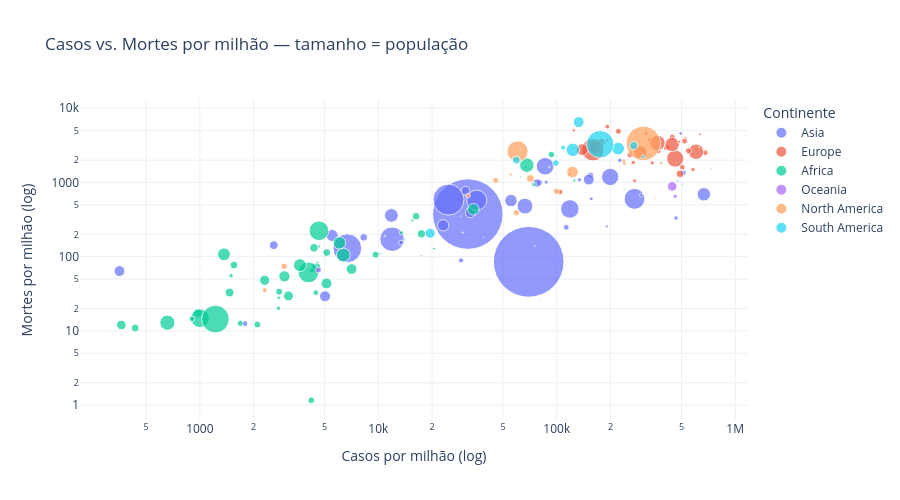

Write notebook code for a chart like this one.
### Markdown cell above
## 7. Gráfico 5 — Casos vs. Mortes (scatter por continente)

### Code cell
fig_scatter = px.scatter(
    df_latest.dropna(subset=['total_cases_per_million', 'total_deaths_per_million']),
    x='total_cases_per_million',
    y='total_deaths_per_million',
    color='continent',
    size='population',
    hover_name='location',
    size_max=50,
    log_x=True,
    log_y=True,
    title='Casos vs. Mortes por milhão — tamanho = população',
    labels={
        'total_cases_per_million': 'Casos por milhão (log)',
        'total_deaths_per_million': 'Mortes por milhão (log)',
        'continent': 'Continente'
    },
    template='plotly_white'
)
fig_scatter.update_layout(height=500)
fig_scatter.show()

### Figure 1 — Plotly figure (JSON) as saved in the notebook; plotly's stock layout.template omitted (floating-point values rounded to 4 significant figures)
{"data": [{"hovertemplate": "<b>%{hovertext}</b><br><br>Continente=Asia<br>Casos por milhão (log)=%{x}<br>Mortes por milhão (log)=%{y}<br>population=%{marker.size}<extra></extra>", "hovertext": ["Afghanistan", "Armenia", "Azerbaijan", "Bahrain", "Bangladesh", "Bhutan", "Brunei", "Cambodia", "China", "Georgia", "India", "Indonesia", "Iran", "Iraq", "Israel", "Japan", "Jordan", "Kazakhstan", "Kuwait", "Kyrgyzstan", "Laos", "Lebanon", "Malaysia", "Maldives", "Mongolia", "Myanmar", "Nepal", "Oman", "Pakistan", "Palestine", "Philippines", "Qatar", "Saudi Arabia", "Singapore", "South Korea", "Sri Lanka", "Syria", "Tajikistan", "Thailand", "Timor", "Turkey", "United Arab Emirates", "Uzbekistan", "Vietnam", "Yemen"], "legendgroup": "Asia", "marker": {"color": "#636efa", "size": [41130000.0, 2780000.0, 10360000.0, 1472000.0, 171200000.0, 782500.0, 449000.0, 16770000.0, 1426000000.0, 3744000.0, 1417000000.0, 275500000.0, 88550000.0, 44500000.0, 9449000.0, 124000000.0, 11290000.0, 19400000.0, 4269000.0, 6631000.0, 7529000.0, 5490000.0, 33940000.0, 523800.0, 3398000.0, 54180000.0, 30550000.0, 4576000.0, 235800000.0, 5250000.0, 115600000.0, 2695000.0, 36410000.0, 5637000.0, 51820000.0, 21830000.0, 22130000.0, 9953000.0, 71700000.0, 1341000.0, 85340000.0, 9441000.0, 34630000.0, 98190000.0, 33700000.0], "sizemode": "area", "sizeref": 570400.0, "symbol": "circle"}, "mode": "markers", "name": "Asia", "orientation": "v", "showlegend": true, "type": "scatter", "x": [5515.0, 162000.0, 80470.0, 473200.0, 11950.0, 80130.0, 694700.0, 8286.0, 69650.0, 495500.0, 31750.0, 24730.0, 86050.0, 55410.0, 512300.0, 272700.0, 154800.0, 77470.0, 156100.0, 13410.0, 29070.0, 225900.0, 151200.0, 356400.0, 297500.0, 11840.0, 32850.0, 87290.0, 6703.0, 133900.0, 35620.0, 190900.0, 23110.0, 465900.0, 667200.0, 30810.0, 2595.0, 1787.0, 66360.0, 17490.0, 199300.0, 113000.0, 5028.0, 118400.0, 354.5], "xaxis": "x", "y": [193.3, 3151.0, 998.0, 1043.0, 172.2, 26.84, 363.0, 182.3, 85.38, 4575.0, 375.4, 587.7, 1654.0, 570.3, 1344.0, 602.6, 1251.0, 983.2, 602.0, 154.4, 89.12, 1994.0, 1096.0, 603.3, 672.1, 359.8, 393.8, 1011.0, 130.0, 1087.0, 577.2, 256.0, 264.9, 332.1, 693.5, 773.3, 143.0, 12.56, 480.9, 102.9, 1188.0, 248.8, 29.34, 440.0, 64.07], "yaxis": "y"}, {"hovertemplate": "<b>%{hovertext}</b><br><br>Continente=Europe<br>Casos por milhão (log)=%{x}<br>Mortes por milhão (log)=%{y}<br>population=%{marker.size}<extra></extra>", "hovertext": ["Albania", "Andorra", "Austria", "Belarus", "Belgium", "Bosnia and Herzegovina", "Bulgaria", "Croatia", "Cyprus", "Czechia", "Denmark", "Estonia", "Faeroe Islands", "Finland", "France", "Germany", "Gibraltar", "Greece", "Guernsey", "Hungary", "Iceland", "Ireland", "Isle of Man", "Italy", "Jersey", "Latvia", "Liechtenstein", "Lithuania", "Luxembourg", "Malta", "Moldova", "Monaco", "Montenegro", "Netherlands", "North Macedonia", "Norway", "Poland", "Portugal", "Romania", "Russia", "San Marino", "Serbia", "Slovakia", "Slovenia", "Spain", "Sweden", "Switzerland", "Ukraine", "United Kingdom"], "legendgroup": "Europe", "marker": {"color": "#EF553B", "size": [2842000.0, 79840.0, 8940000.0, 9535000.0, 11660000.0, 3234000.0, 6782000.0, 4030000.0, 896000.0, 10490000.0, 5882000.0, 1326000.0, 53120.0, 5541000.0, 67810000.0, 83370000.0, 32680.0, 10380000.0, 63330.0, 9967000.0, 372900.0, 5023000.0, 84530.0, 59040000.0, 110800.0, 1851000.0, 39360.0, 2750000.0, 647600.0, 533300.0, 3273000.0, 36490.0, 627100.0, 17560000.0, 2094000.0, 5434000.0, 39860000.0, 10270000.0, 19660000.0, 144700000.0, 33690.0, 6872000.0, 5643000.0, 2120000.0, 47560000.0, 10550000.0, 8740000.0, 39700000.0, 67510000.0], "sizemode": "area", "sizeref": 570400.0, "symbol": "circle"}, "mode": "markers", "name": "Europe", "orientation": "v", "showlegend": true, "type": "scatter", "x": [117500.0, 601400.0, 680300.0, 104300.0, 413300.0, 124700.0, 192000.0, 316500.0, 737600.0, 443800.0, 580900.0, 454100.0, 652500.0, 268400.0, 603400.0, 461100.0, 628900.0, 520500.0, 557800.0, 221500.0, 560800.0, 342900.0, 449600.0, 443300.0, 599200.0, 527600.0, 546200.0, 484800.0, 593500.0, 225800.0, 191000.0, 467200.0, 400700.0, 490700.0, 166700.0, 274100.0, 163700.0, 547300.0, 176900.0, 159400.0, 733100.0, 372600.0, 330900.0, 634700.0, 294000.0, 257700.0, 505200.0, 139000.0, 367000.0], "xaxis": "x", "y": [1268.0, 1991.0, 2521.0, 746.5, 2946.0, 5059.0, 5664.0, 4559.0, 1522.0, 4087.0, 1500.0, 2188.0, 527.1, 1863.0, 2599.0, 2099.0, 3458.0, 3618.0, 1058.0, 4898.0, 498.8, 1842.0, 1372.0, 3252.0, 1453.0, 3990.0, 2211.0, 3534.0, 1544.0, 1654.0, 3705.0, 1836.0, 4232.0, 1309.0, 4751.0, 1055.0, 3002.0, 2670.0, 3480.0, 2765.0, 3740.0, 2628.0, 3751.0, 4457.0, 2562.0, 2361.0, 1609.0, 2769.0, 3413.0], "yaxis": "y"}, {"hovertemplate": "<b>%{hovertext}</b><br><br>Continente=Africa<br>Casos por milhão (log)=%{x}<br>Mortes por milhão (log)=%{y}<br>population=%{marker.size}<extra></extra>", "hovertext": ["Algeria", "Angola", "Benin", "Botswana", "Burkina Faso", "Burundi", "Cameroon", "Cape Verde", "Central African Republic", "Chad", "Comoros", "Congo", "Cote d'Ivoire", "Democratic Republic of Congo", "Djibouti", "Egypt", "Equatorial Guinea", "Eritrea", "Eswatini", "Ethiopia", "Gabon", "Gambia", "Ghana", "Guinea", "Guinea-Bissau", "Kenya", "Lesotho", "Liberia", "Libya", "Madagascar", "Malawi", "Mali", "Mauritania", "Mauritius", "Mayotte", "Morocco", "Mozambique", "Namibia", "Niger", "Nigeria", "Reunion", "Rwanda", "Sao Tome and Principe", "Senegal", "Seychelles", "Sierra Leone", "Somalia", "South Africa", "South Sudan", "Sudan", "Tanzania", "Togo", "Tunisia", "Uganda", "Zambia", "Zimbabwe"], "legendgroup": "Africa", "marker": {"color": "#00cc96", "size": [44900000.0, 35590000.0, 13350000.0, 2630000.0, 22670000.0, 12890000.0, 27910000.0, 593200.0, 5579000.0, 17720000.0, 836800.0, 5970000.0, 28160000.0, 99010000.0, 1121000.0, 111000000.0, 1675000.0, 3684000.0, 1202000.0, 123400000.0, 2389000.0, 2706000.0, 33480000.0, 13860000.0, 2106000.0, 54030000.0, 2306000.0, 5303000.0, 6812000.0, 29610000.0, 20410000.0, 22590000.0, 4736000.0, 1299000.0, 326100.0, 37460000.0, 32970000.0, 2567000.0, 26210000.0, 218500000.0, 974100.0, 13780000.0, 227400.0, 17320000.0, 107100.0, 8606000.0, 17600000.0, 59890000.0, 10910000.0, 46870000.0, 65500000.0, 8849000.0, 12360000.0, 47250000.0, 20020000.0, 16320000.0], "sizemode": "area", "sizeref": 570400.0, "symbol": "circle"}, "mode": "markers", "name": "Africa", "orientation": "v", "showlegend": true, "type": "scatter", "x": [6056.0, 2978.0, 2100.0, 125600.0, 972.8, 4218.0, 4481.0, 108600.0, 2754.0, 434.3, 10890.0, 4220.0, 3137.0, 1002.0, 14000.0, 4649.0, 10230.0, 2766.0, 62460.0, 4061.0, 20510.0, 4666.0, 5128.0, 2782.0, 4566.0, 6367.0, 15540.0, 1495.0, 74460.0, 2308.0, 4361.0, 1468.0, 13470.0, 238500.0, 128900.0, 34090.0, 7087.0, 67050.0, 363.1, 1222.0, 507800.0, 9668.0, 29020.0, 5141.0, 475400.0, 902.4, 1553.0, 68000.0, 1683.0, 1365.0, 657.7, 4467.0, 93340.0, 3638.0, 17450.0, 16290.0], "xaxis": "x", "y": [153.2, 54.4, 12.21, 1065.0, 17.46, 1.164, 70.72, 699.6, 20.25, 10.95, 191.2, 65.15, 29.65, 14.83, 168.6, 223.7, 109.3, 27.96, 1188.0, 61.39, 128.5, 137.5, 43.67, 33.77, 84.06, 105.3, 307.5, 55.44, 944.9, 48.12, 131.6, 32.88, 210.5, 811.1, 573.4, 435.1, 68.22, 1597.0, 12.02, 14.44, 945.5, 106.6, 351.8, 113.8, 1605.0, 14.53, 77.34, 1713.0, 12.64, 107.7, 12.92, 32.77, 2381.0, 76.87, 203.3, 350.4], "yaxis": "y"}, {"hovertemplate": "<b>%{hovertext}</b><br><br>Continente=Oceania<br>Casos por milhão (log)=%{x}<br>Mortes por milhão (log)=%{y}<br>population=%{marker.size}<extra></extra>", "hovertext": ["American Samoa", "Australia", "Cook Islands", "Fiji", "French Polynesia", "Guam", "Kiribati", "Marshall Islands", "Micronesia (country)", "Nauru", "New Caledonia", "New Zealand", "Northern Mariana Islands", "Palau", "Papua New Guinea", "Samoa", "Solomon Islands", "Tonga", "Tuvalu", "Vanuatu", "Wallis and Futuna"], "legendgroup": "Oceania", "marker": {"color": "#ab63fa", "size": [44300.0, 26180000.0, 17030.0, 929800.0, 306300.0, 171800.0, 131200.0, 41590.0, 114200.0, 12690.0, 290000.0, 5185000.0, 49570.0, 18080.0, 10140000.0, 222400.0, 724300.0, 106900.0, 11340.0, 326700.0, 11600.0], "sizemode": "area", "sizeref": 570400.0, "symbol": "circle"}, "mode": "markers", "name": "Oceania", "orientation": "v", "showlegend": true, "type": "scatter", "x": [188700.0, 443800.0, 420900.0, 74260.0, 256800.0, 302900.0, 38750.0, 388000.0, 232500.0, 424900.0, 276100.0, 461100.0, 288400.0, 345200.0, 4620.0, 75440.0, 29840.0, 157600.0, 259600.0, 36780.0, 306100.0], "xaxis": "x", "y": [767.6, 885.8, 117.4, 951.8, 2119.0, 2427.0, 182.9, 408.7, 569.3, 78.8, 1083.0, 651.1, 827.0, 497.7, 66.06, 139.4, 211.2, 112.3, 88.22, 42.85, 689.9], "yaxis": "y"}, {"hovertemplate": "<b>%{hovertext}</b><br><br>Continente=North America<br>Casos por milhão (log)=%{x}<br>Mortes por milhão (log)=%{y}<br>population=%{marker.size}<extra></extra>", "hovertext": ["Anguilla", "Antigua and Barbuda", "Aruba", "Bahamas", "Barbados", "Belize", "Bermuda", "Bonaire Sint Eustatius and Saba", "British Virgin Islands", "Canada", "Cayman Islands", "Costa Rica", "Cuba", "Curacao", "Dominica", "Dominican Republic", "El Salvador", "Greenland", "Grenada", "Guadeloupe", "Guatemala", "Haiti", "Honduras", "Jamaica", "Martinique", "Mexico", "Montserrat", "Nicaragua", "Panama", "Puerto Rico", "Saint Barthelemy", "Saint Kitts and Nevis", "Saint Lucia", "Saint Martin (French part)", "Saint Pierre and Miquelon", "Saint Vincent and the Grenadines", "Sint Maarten (Dutch part)", "Trinidad and Tobago", "Turks and Caicos Islands", "United States", "United States Virgin Islands"], "legendgroup": "North America", "marker": {"color": "#FFA15A", "size": [15880.0, 93770.0, 106500.0, 410000.0, 281600.0, 405300.0, 64210.0, 27050.0, 31330.0, 38450000.0, 68720.0, 5181000.0, 11210000.0, 191200.0, 72760.0, 11230000.0, 6336000.0, 56490.0, 125500.0, 395800.0, 17840000.0, 11590000.0, 10430000.0, 2827000.0, 367500.0, 127500000.0, 4413.0, 6948000.0, 4409000.0, 3252000.0, 10990.0, 47680.0, 179900.0, 31820.0, 5885.0, 104000.0, 44190.0, 1531000.0, 45730.0, 338300000.0, 99480.0], "sizemode": "area", "sizeref": 570400.0, "symbol": "circle"}, "mode": "markers", "name": "North America", "orientation": "v", "showlegend": true, "type": "scatter", "x": [245900.0, 97110.0, 415400.0, 92890.0, 390800.0, 175300.0, 293700.0, 440700.0, 233100.0, 122600.0, 458000.0, 239100.0, 99450.0, 240000.0, 217100.0, 59410.0, 31850.0, 211900.0, 157000.0, 513500.0, 71230.0, 2967.0, 45490.0, 55320.0, 626800.0, 60330.0, 317900.0, 2310.0, 237600.0, 385200.0, 500900.0, 138600.0, 167600.0, 387400.0, 582200.0, 92770.0, 250100.0, 125100.0, 145000.0, 305800.0, 255200.0], "xaxis": "x", "y": [755.8, 1557.0, 2743.0, 2059.0, 2201.0, 1698.0, 2570.0, 1516.0, 2043.0, 1386.0, 538.4, 1820.0, 760.8, 1595.0, 1017.0, 390.4, 667.6, 371.7, 1897.0, 2580.0, 1134.0, 74.23, 1067.0, 1277.0, 3004.0, 2625.0, 1813.0, 35.26, 1963.0, 1826.0, 454.8, 964.7, 2279.0, 1446.0, 339.8, 1193.0, 2082.0, 2867.0, 852.9, 3361.0, 1327.0], "yaxis": "y"}, {"hovertemplate": "<b>%{hovertext}</b><br><br>Continente=South America<br>Casos por milhão (log)=%{x}<br>Mortes por milhão (log)=%{y}<br>population=%{marker.size}<extra></extra>", "hovertext": ["Argentina", "Bolivia", "Brazil", "Chile", "Colombia", "Ecuador", "French Guiana", "Guyana", "Paraguay", "Peru", "Suriname", "Uruguay", "Venezuela"], "legendgroup": "South America", "marker": {"color": "#19d3f3", "size": [45510000.0, 12220000.0, 215300000.0, 19600000.0, 51870000.0, 18000000.0, 304600.0, 808700.0, 6781000.0, 34050000.0, 618000.0, 3423000.0, 28300000.0], "sizemode": "area", "sizeref": 570400.0, "symbol": "circle"}, "mode": "markers", "name": "South America", "orientation": "v", "showlegend": true, "type": "scatter", "x": [220900.0, 98910.0, 175200.0, 269800.0, 123000.0, 59390.0, 321900.0, 90750.0, 108500.0, 132800.0, 133600.0, 303600.0, 19530.0], "xaxis": "x", "y": [2867.0, 1833.0, 3273.0, 3143.0, 2756.0, 2002.0, 1356.0, 1606.0, 2946.0, 6511.0, 2278.0, 2230.0, 206.9], "yaxis": "y"}], "layout": {"height": 500, "legend": {"itemsizing": "constant", "title": {"text": "Continente"}, "tracegroupgap": 0}, "title": {"text": "Casos vs. Mortes por milhão — tamanho = população"}, "xaxis": {"anchor": "y", "domain": [0, 1], "title": {"text": "Casos por milhão (log)"}, "type": "log"}, "yaxis": {"anchor": "x", "domain": [0, 1], "title": {"text": "Mortes por milhão (log)"}, "type": "log"}}}
